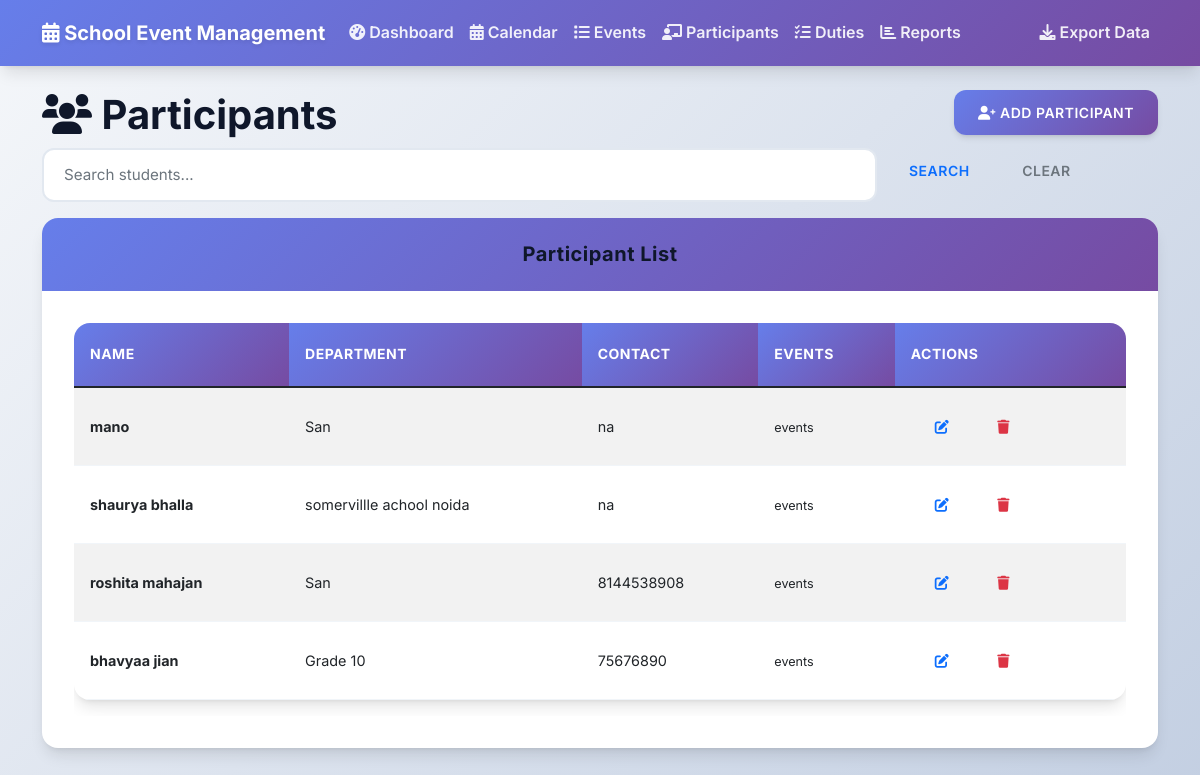
Page /participants on the earlier database version.
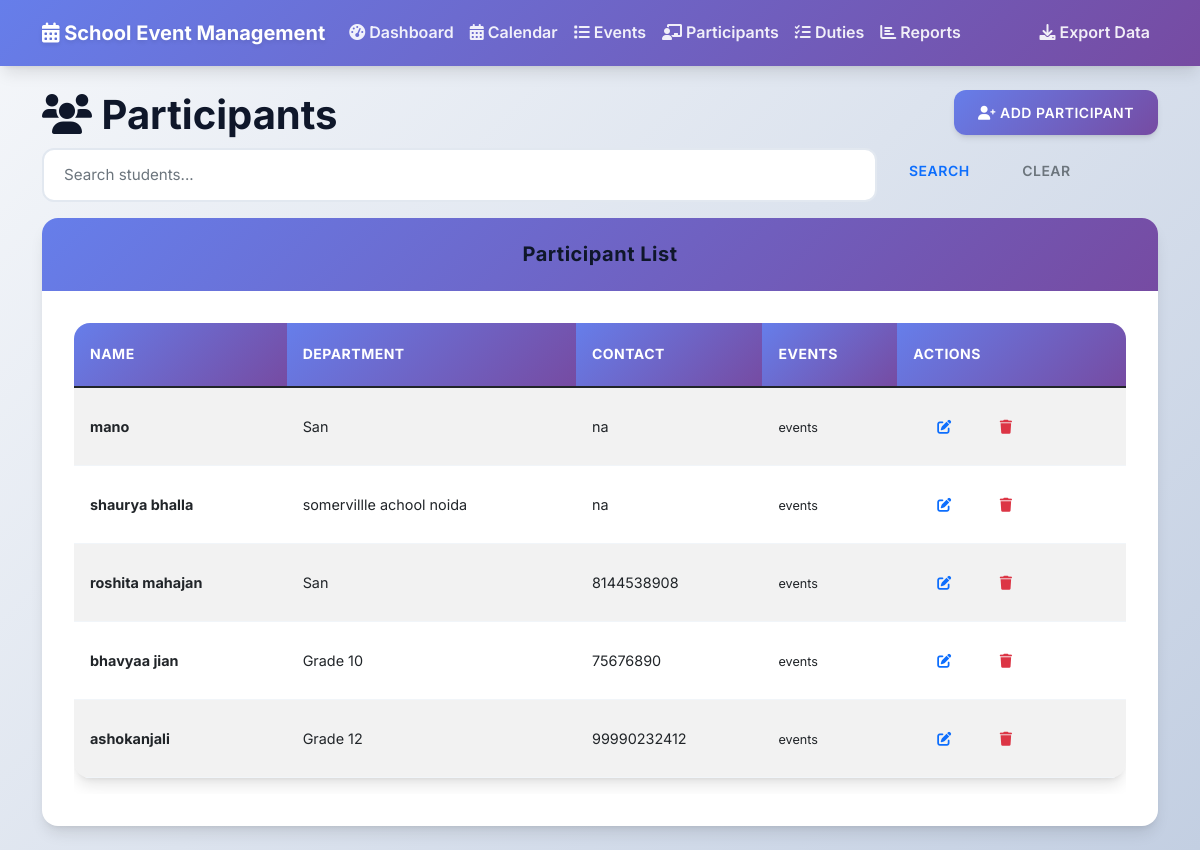
Same page on the later database version.
### tables this page shows
CREATE TABLE participants (
            id INTEGER PRIMARY KEY AUTOINCREMENT,
            name TEXT NOT NULL,
            type TEXT NOT NULL CHECK (type IN ('student', 'teacher')),
            class_dept TEXT NOT NULL,
            contact TEXT,
            emergency_contact TEXT,
            created_at TIMESTAMP DEFAULT CURRENT_TIMESTAMP
        );

### app.py (the view)
@app.route('/participants')
def participants():
    conn = get_db_connection()
    search = request.args.get('search', '')
    query = 'SELECT * FROM participants WHERE type = "student"'
    params = []
    if search:
        query += ' AND (name LIKE ? OR class_dept LIKE ?)'
        params.extend([f'%{search}%', f'%{search}%'])
    participants = conn.execute(query, params).fetchall()
    conn.close()
    return render_template('participants.html', participants=participants, search=search)

### app.py (called while the page is built)
def get_db_connection():
    conn = sqlite3.connect('events.db')
    conn.row_factory = sqlite3.Row
    return conn

### templates/participants.html (shortened to what the changed rows need)
{% extends "base.html" %}
{% block content %}
<div class="row">
    <div class="col-md-6">
        <h1><i class="fas fa-users"></i> Participants</h1>
    </div>
</div>
<div class="row">
    <div class="col-12">
        <div class="card">
            <div class="card-body">
                {% if participants %}
                    <div class="table-responsive">
                        <table class="table table-striped table-hover">
                            <thead>
                                <tr>
                                    <th>Name</th>
                                    <th>Department</th>
                                    <th>Contact</th>
                                    <th>Events</th>
                                    <th>Actions</th>
                                </tr>
                            </thead>
                            <tbody>
                                {% for participant in participants %}
                                    <tr>
                                        <td>
                                            <strong>{{ participant.name }}</strong>
                                        </td>
                                        <td>
                                            {{ participant.class_dept }}
                                        </td>
                                        <td>
                                            {{ participant.contact }}
                                        </td>
                                        <td>
                                            <small>{{ participant.events_count }} events</small>
                                        </td>
                                        <td>
                                            <div class="btn-group" role="group">
                                                <a href="{{ url_for('edit_participant', id=participant.id) }}"
                                                   class="btn btn-sm btn-outline-primary">
                                                    <i class="fas fa-edit"></i>
                                                </a>
                                                <form method="POST"
                                                      action="{{ url_for('delete_participant', id=participant.id) }}"
                                                      style="display: inline;">
                                                    <button type="submit"
                                                            class="btn btn-sm btn-outline-danger"
                                                            onclick="return confirm('Are you sure you want to delete this participant?')">
                                                        <i class="fas fa-trash"></i>
                                                    </button>
                                                </form>
                                            </div>
                                        </td>
                                    </tr>
                                {% endfor %}
                            </tbody>
                        </table>
                    </div>
                {% else %}
                    <div class="alert alert-info">
                        <i class="fas fa-info-circle"></i> No participants found.
                    </div>
                {% endif %}
            </div>
        </div>
    </div>
</div>
{% endblock %}

Differences in the rows shown:
added participants: name "ashokanjali", class_dept "Grade 12", contact "99990232412"
